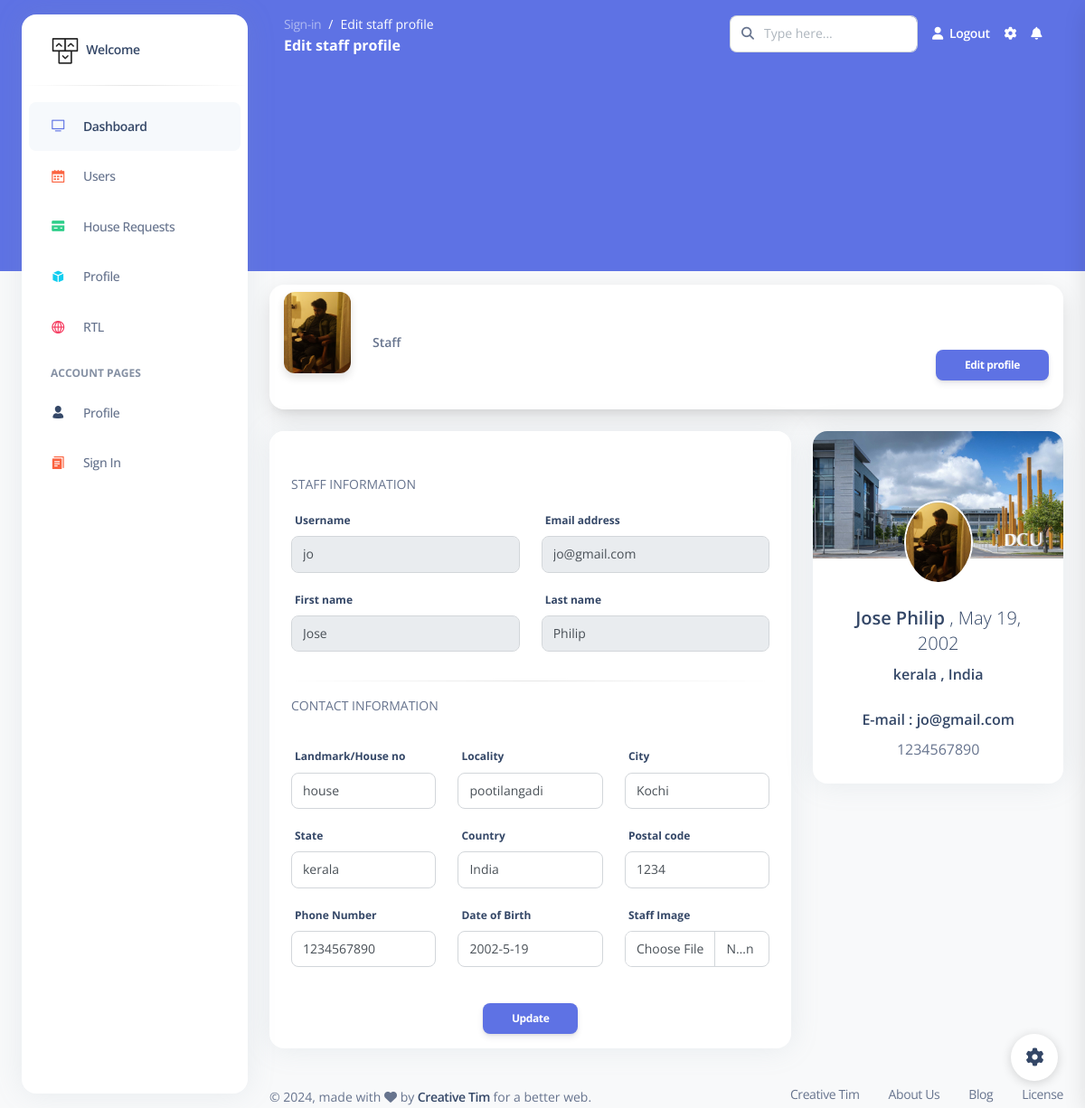
Screenshot of /cadmin/edit_staff_profile/20 with the database file from the repository.
### cadmin/models.py (models this page shows)
class staff_details(models.Model):
    user_id = models.IntegerField()
    staff_email = models.EmailField()
    staff_land_mark = models.CharField(max_length = 70 , default = "Not specified")
    staff_locality = models.CharField(max_length = 50 , blank = True)
    staff_city = models.CharField(max_length = 50 , blank = True)
    staff_state = models.CharField(max_length = 50 , default = "Not specified")
    staff_country = models.CharField(max_length = 30 , default = "Not specified")
    staff_pin = models.IntegerField(null = True)
    staff_phone = models.BigIntegerField()
    staff_dob = models.DateField()
    staff_img = models.ImageField(upload_to='images/' , null=True , blank=True)
    staff_status = models.BooleanField(default=True)

### cadmin/views.py (the view, shortened to what this page needs)
# urls.py: path('edit_staff_profile/<int:user_id>' , views.edit_staff_profile , name="edit_staff_profile"),
def edit_staff_profile(request, user_id):
    user = User.objects.get(id=user_id)
    staff = staff_details.objects.get(user_id=user_id)
    page = "Edit staff profile"
    return render(request, 'staff/staff_profile/edit_staff_profile.html', {'user': user, 'staff': staff, 'page': page})

### templates/staff/staff_profile/edit_staff_profile.html (shortened to what this page needs)
{% extends 'bases/staffbase.html' %}
{% load static %}
{% block content %}
<div class="card shadow-lg mx-4 card-profile-bottom">
  <div class="card-body p-3">
    <div class="row gx-4">
      <div class="col-auto">
        <div class="avatar avatar-xl position-relative">
          <img src="{{ staff.staff_img.url }}" alt="profile_image" class="w-100 border-radius-lg shadow-sm">
        </div>
      </div>
      <div class="col-auto my-auto">
        <div class="h-100">
          <p class="mb-0 font-weight-bold text-sm">
            Staff
          </p>
        </div>
      </div>
    </div>
    <button style="margin-top: -4%; float: right;" type="submit"
    class="btn btn-primary btn-sm ms-auto"><a href="{% url 'edit_staff_profile' user_id=user.id %}" style="color:white;">Edit profile</a></button>
  </div>
</div>
<div class="container-fluid py-4">
  <div class="row">
    <div class="col-md-8">
      <div class="card">
        <div class="card-header pb-0">
        </div>
        <form method="POST" enctype="multipart/form-data">
          <div class="card-body">
            <p class="text-uppercase text-sm">Staff Information</p>
            <div class="row">
              <div class="col-md-6">
                <div class="form-group">
                  <label for="example-text-input" class="form-control-label">Username</label>
                  <input class="form-control" type="text" disabled value="{{user.username}}">
                </div>
              </div>
              <div class="col-md-6">
                <div class="form-group">
                  <label for="example-text-input" class="form-control-label">Email address</label>
                  <input class="form-control" type="email" disabled value="{{user.email}}">
                </div>
              </div>
              <div class="col-md-6">
                <div class="form-group">
                  <label for="example-text-input" class="form-control-label">First name</label>
                  <input class="form-control" type="text" disabled value="{{user.first_name}}">
                </div>
              </div>
              <div class="col-md-6">
                <div class="form-group">
                  <label for="example-text-input" class="form-control-label">Last name</label>
                  <input class="form-control" type="text" disabled value="{{user.last_name}}">
                </div>
              </div>
            </div>
            <hr class="horizontal dark">
            <p class="text-uppercase text-sm">Contact Information</p>
            <div class="row">
              <div class="col-md-12">
              </div>
              <div class="col-md-4">
                <div class="form-group">
                  <label for="example-text-input"  class="form-control-label">Landmark/House no</label>
                  <input class="form-control" value="{{staff.staff_land_mark}}"  type="text" name="staff_land_mark" placeholder="eg: Example House">
                </div>
              </div>
              <div class="col-md-4">
                <div class="form-group">
                  <label for="example-text-input" class="form-control-label">Locality</label>
                  <input class="form-control" value="{{staff.staff_locality}}"  type="text" name="staff_locality" placeholder="eg: Thicket Street">
                </div>
              </div>
              <div class="col-md-4">
                <div class="form-group">
                  <label for="example-text-input" class="form-control-label">City</label>
                  <input class="form-control" value="{{staff.staff_city}}"  type="text" name="staff_city" placeholder="eg: Lavasa">
                </div>
              </div>
              <div class="col-md-4">
                <div class="form-group">
                  <label for="example-text-input" class="form-control-label">State</label>
                  <input class="form-control" value="{{staff.staff_state}}"  type="text" name="staff_state" placeholder="eg: Maharastra">
                </div>
              </div>
              <div class="col-md-4">
                <div class="form-group">
                  <label for="example-text-input" class="form-control-label">Country</label>
                  <input class="form-control" value="{{staff.staff_country}}"  type="text" name="staff_country" placeholder="eg: India">
                </div>
              </div>
              <div class="col-md-4">
                <div class="form-group">
                  <label for="example-text-input" class="form-control-label">Postal code</label>
                  <input class="form-control" value="{{staff.staff_pin}}"  type="text" name="staff_pin" placeholder="eg: 897605">
                </div>
              </div>
              <div class="col-md-4">
                <div class="form-group">
                  <label for="example-text-input" class="form-control-label">Phone Number</label>
                  <input class="form-control" value="{{staff.staff_phone}}"  type="text" name="staff_phone" placeholder="9012345677">
                </div>
              </div>
              <div class="col-md-4">
                <div class="form-group">
                  <label for="example-text-input" class="form-control-label">Date of Birth</label>
                  <input class="form-control" value="{{staff.staff_dob.year}}-{{staff.staff_dob.month}}-{{staff.staff_dob.day}}"  name="staff_dob" type="text">
                </div>
              </div>
              <div class="col-md-4">
                <div class="form-group">
                    <label for="example-text-input" class="form-control-label">Staff Image</label>
                    <input class="form-control"  name="new_staff_img"
                        type="file">
                </div>
            </div>
            </div>
          </div>
          <center><button type="submit" class="btn btn-primary btn-sm ms-auto">Update</button></center>
        </form>
      </div>
    </div>
    <div class="col-md-4">
      <div class="card card-profile">
        <img src="{% static 'img/bg-profile.jpg' %}" alt="Image placeholder" class="card-img-top">
        <div class="row justify-content-center">
          <div class="col-4 col-lg-4 order-lg-2">
            <div class="mt-n4 mt-lg-n6 mb-4 mb-lg-0">
              <a href="javascript:;">
                <img src="{{ staff.staff_img.url }}" class="rounded-circle img-fluid border border-2 border-white">
              </a>
            </div>
          </div>
        </div>
        <div class="card-body pt-0">
          <div class="text-center mt-4">
            <h5>
              {{ user.first_name }} {{ user.last_name }} <span class="font-weight-light">, {{ staff.staff_dob }}</span>
            </h5>
            <div class="h6 font-weight-300">
              {{staff.staff_state}} , {{staff.staff_country}}
            </div>
            <div class="h6 mt-4">
              E-mail : {{user.email}}
            </div>
            <div>
              {{staff.staff_phone}}
            </div>
          </div>
        </div>
      </div>
    </div>
  </div>
</div>
{% endblock content %}

### rows the page displays
staff_details: staff_img (picture), staff_land_mark "house", staff_locality "pootilangadi", staff_city "Kochi", staff_state "kerala", staff_country "India", staff_pin "1234", staff_phone "1234567890", staff_dob "2002-5-19", staff_dob "May 19, 2002"

### other values shown
{{ page }} "Edit staff profile"
{{ user.first_name }} "Jose"
{{ user.last_name }} "Philip"
{{ user.email }} "jo@gmail.com"
